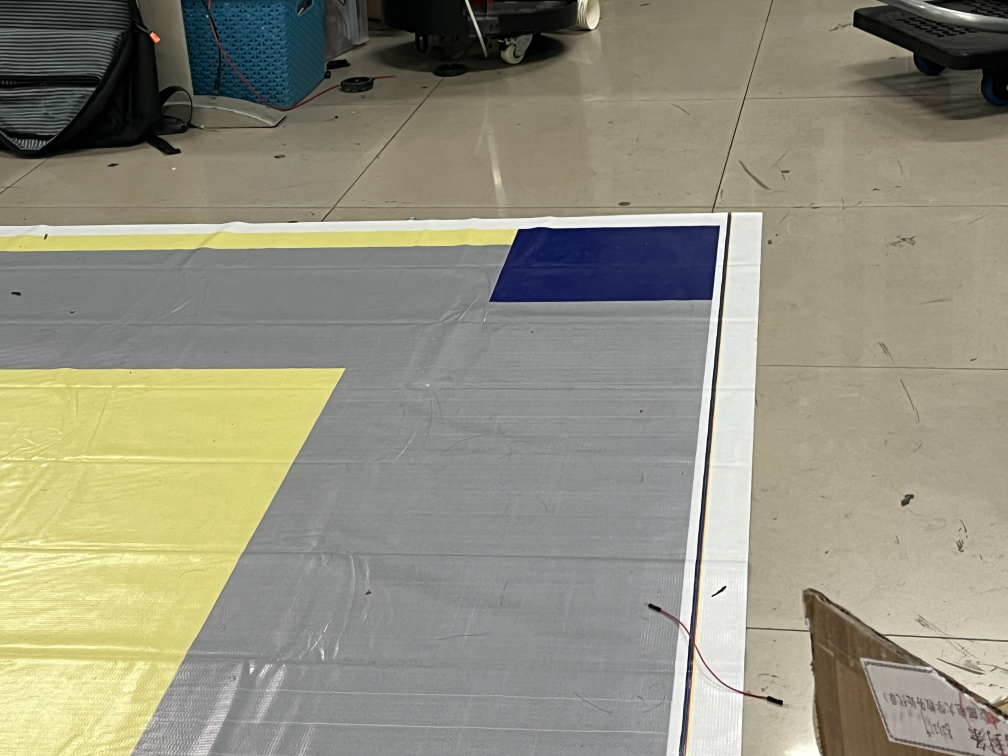
#> input picture script/test.jpg, 4032 x 3024 px (shown at 1/4 size)
$ python test3.py
#> lines starting #> are read from the running program, lines starting #| are printed output that depends on the picture
import cv2
import numpy as np

filePath = 'test.jpg'

img = cv2.imread(filePath)
#> img is the input picture: shape (3024, 4032, 3); mean B, G, R 126.5, 144.6, 146.9
img = cv2.resize(img, (int(img.shape[1] / 8), (int(img.shape[0] / 8))))
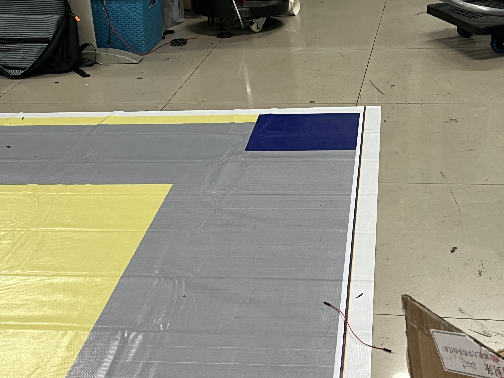
#> img: shape (378, 504, 3); mean B, G, R 126.7, 144.7, 147.1

cv2.imshow('src', img)
cv2.waitKey(0)

img_LAB = cv2.cvtColor(img, cv2.COLOR_BGR2LAB)
#> img_LAB: shape (378, 504, 3); mean of channels 0, 1, 2 151, 126.2, 137.4
img_HSV = cv2.cvtColor(img, cv2.COLOR_BGR2HSV)
#> img_HSV: shape (378, 504, 3); mean H, S, V 49.9, 46, 150.1

cv2.imshow('lab', img_LAB)
cv2.imshow('hsv', img_HSV)
cv2.waitKey(0)

# img_mean =
